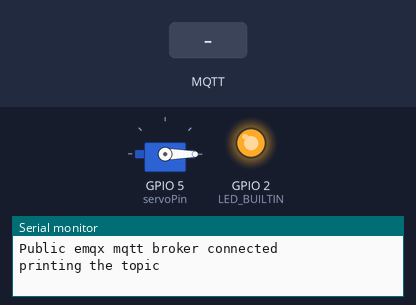
Bench run of a sketch on a simulated ESP8266 (NodeMCU). Shown: servo, output pins drawn as LEDs (lit = HIGH, except the on-board LED, lit = LOW), the last lines printed to the serial monitor. The inputs (shaded band) are chosen by the test bench. WiFi joins after 1.5 s; servers stay silent unless stated; no MQTT or app messages arrive unless stated.

Above: at 2.7 s.
2.8 s: MQTT message "fire!" arrives on the first subscribed topic
At 3.6 s:
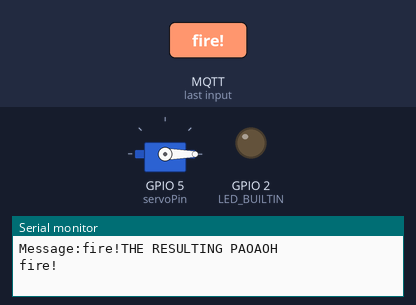
5.8 s: MQTT message "1" arrives on the first subscribed topic
At 7.2 s:
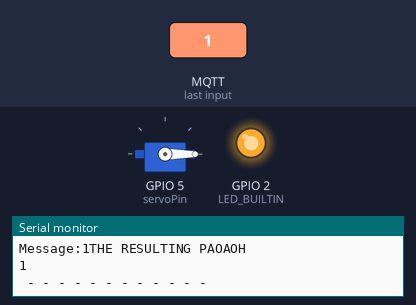
7.3 s: MQTT message "on" arrives on the first subscribed topic
At 8.1 s:
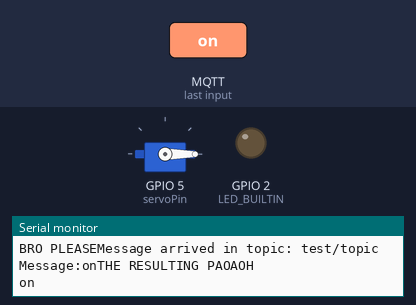
Timing chart, 0 to 10.3 s (numbered marks = the images above; inputs shaded):
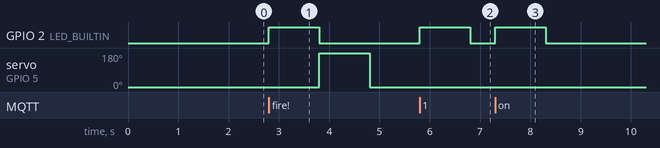

The sketch:

esp8266_1.ino
```cpp
#include <ESP8266WiFi.h>
#include <PubSubClient.h>
#include <Servo.h>
// WiFi
const char *ssid = "TP-link_Kish"; // Enter your WiFi name
const char *password = "6267345363";  // Enter WiFi password
// MQTT Broker
const char *mqtt_broker = "192.168.0.151"; // Enter your WiFi or Ethernet IP
const char *topic = "test/topic";
const int mqtt_port = 1883;
WiFiClient espClient;
PubSubClient client(espClient);

//Create Servo object and inititialize pin
Servo servo;
const uint8_t servoPin = 5;

void setup() {
  //Attach Servo to pin
  servo.attach(servoPin);
  servo.write(-180);


  pinMode(LED_BUILTIN, OUTPUT);
 // Set software serial baud to 115200;
 Serial.begin(115200);

 // connecting to a WiFi network
 WiFi.begin(ssid, password);
 while (WiFi.status() != WL_CONNECTED) {
  delay(500);
  Serial.println("Connecting to WiFi..");
 }

 Serial.println("Connected to the WiFi network");

 //connecting to a mqtt broker
 client.setServer(mqtt_broker, mqtt_port);
 client.setCallback(callback);

 while (!client.connected()) {
 String client_id = "esp8266-client-1";
 client_id += String(WiFi.macAddress());

 Serial.printf("The client %s connects to mosquitto mqtt broker\n", client_id.c_str());

 if (client.connect(client_id.c_str())) {
  Serial.println("Public emqx mqtt broker connected");
 } else {
  Serial.print("failed with state ");
  Serial.print(client.state());
  delay(2000);
 }
}

 // publish and subscribe
 client.publish(topic, "Hello From ESP8266 NUMBER#2!");
 Serial.print("printing the topic");
 client.subscribe(topic);

}
void callback(char *topic, byte *payload, unsigned int length) {
 Serial.print("BRO PLEASE");
 Serial.print("Message arrived in topic: ");
 Serial.println(topic);
 Serial.print("Message:");
 String res;

  for (int i = 0; i < length; i++) {
  Serial.print((char) payload[i]);
  res+=((char) payload[i]);
 }

 Serial.println("THE RESULTING PAOAOH");
 Serial.println(res);
 digitalWrite(LED_BUILTIN, HIGH);
 delay(1000);
 digitalWrite(LED_BUILTIN, LOW);

 if(res == "fire!"){
    Serial.println("firing...");
    servo.write(180);
    delay(1000);
    servo.write(-180);

 }

 Serial.println();
 Serial.println(" - - - - - - - - - - - -");
}
void loop() {
 client.loop();
}
```

Measured:
- after the input at 2.8 s, GPIO 2 (LED_BUILTIN): LOW → HIGH at once, → LOW 1.0 s later; servo on GPIO 5 (servoPin): 0° → 180° after 1.0 s, → 0° 1.0 s later
- after the input at 5.8 s, GPIO 2 (LED_BUILTIN): LOW → HIGH at once, → LOW 1.0 s later
- after the input at 7.3 s, GPIO 2 (LED_BUILTIN): LOW → HIGH at once, → LOW 1.0 s later
